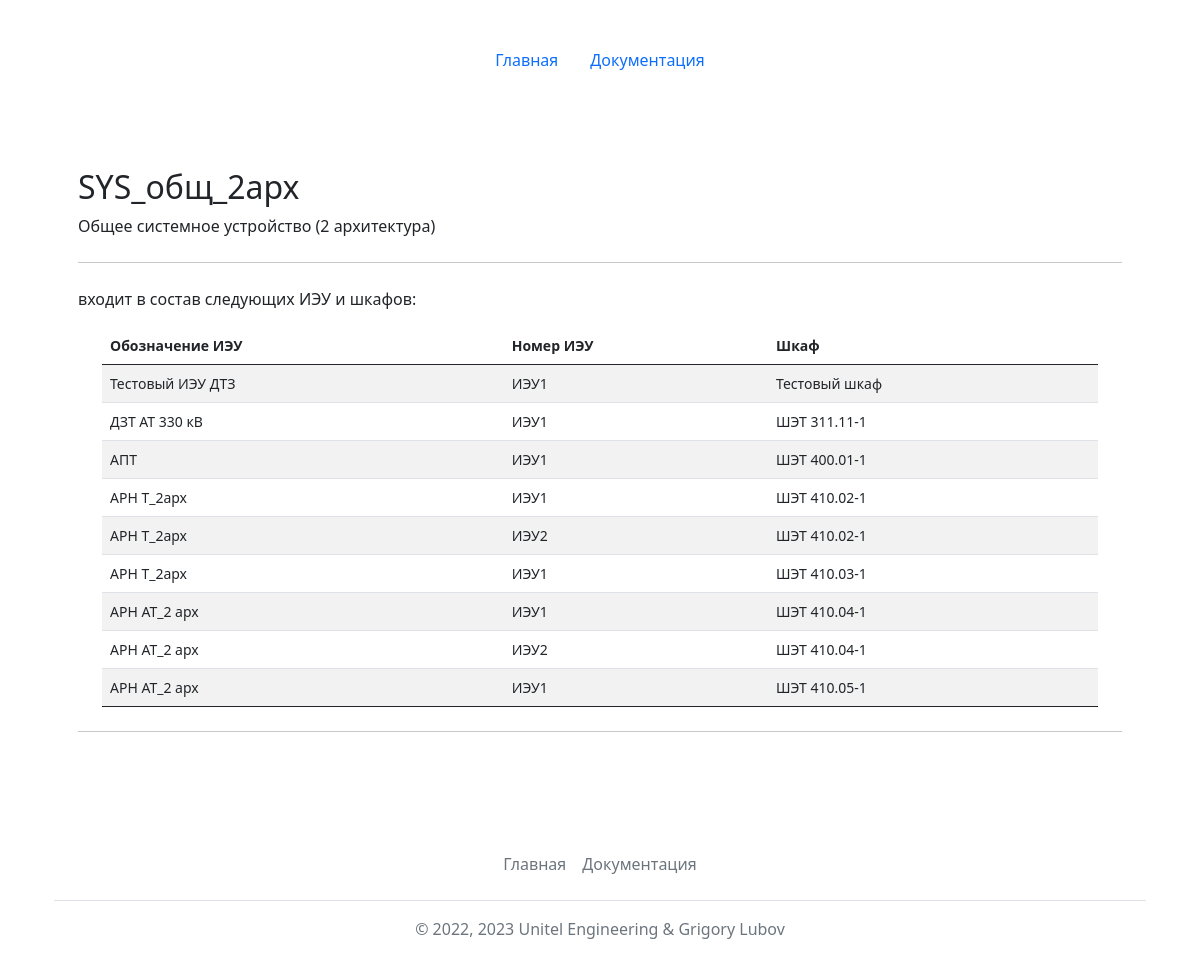
/checkconns/?name=SYS_общ_2арх&type=inst_ld, run on the app's committed database.
### mainapp/models.py (models this page shows, shortened)
class LogicDevices(models.Model):
    id = models.AutoField(primary_key=True)
    name = models.CharField(max_length=128, verbose_name='Обозначение логического устройства', unique=True)
    fb_name = models.CharField(max_length=128, verbose_name='Обозначение функционального блока', unique=True)
    description = models.TextField(max_length=1024, blank=True, verbose_name='Назначение логического устройства (ФБ)')
    def __str__(self):
        return self.name
    class Meta:
        verbose_name = 'Логическое устройство'
        verbose_name_plural = 'Логические устройства'
        ordering = ['name']

class Terminals(models.Model):
    id = models.AutoField(primary_key=True)
    name = models.CharField(max_length=64, verbose_name='Обозначение ИЭУ', unique=True)
    description = models.TextField(max_length=1024, blank=True, verbose_name='Назначение ИЭУ')
    def __str__(self):
        return str(self.name)
    class Meta:
        verbose_name = 'ИЭУ'
        verbose_name_plural = 'ИЭУ'
        ordering = ['name']

class Cabinets(models.Model):
    name = models.CharField(max_length=64, verbose_name='Обозначение шкафа', primary_key=True)
    terminal1 = models.ForeignKey(Terminals, related_name='ied1_set', on_delete=models.PROTECT, verbose_name='ИЭУ1', max_length=64, null=True)
    terminal2 = models.ForeignKey(Terminals, related_name='ied2_set', on_delete=models.PROTECT, verbose_name='ИЭУ2', max_length=64, blank=True, null=True)
    terminal3 = models.ForeignKey(Terminals, related_name='ied3_set', on_delete=models.PROTECT, verbose_name='ИЭУ3', max_length=64, blank=True, null=True)
    description = models.TextField(max_length=1024, verbose_name='Назначение шкафа')
    ready = models.IntegerField(verbose_name='Готовность', default=0)
    class Meta:
        verbose_name = 'Шкаф'
        verbose_name_plural = 'Шкафы'
        ordering = ['name']

### mainapp/views.py (the view, shortened to what this page needs)
# urls.py: path('checkconns/', views.connslntype),
def connslntype(request):
    name = request.GET.get('name')
    type = request.GET.get('type')
    if type == 'ln_type':
        lntype = LogicNodesTypes.objects.get(name=name)
        ln_inst = LogicNodeInstantiated.objects.all().filter(ln_type=lntype.id)
        for inst in ln_inst:
            print(inst.short_name)
        return render(request, 'mainapp/conns.html', {'ln_type': name, 'ln_inst':ln_inst, 'title': 'Потомки типа ЛУ '+str(name)})
    if type == 'inst_ld':
        print('try ld...')
        ld = LogicDevices.objects.get(name=name)
        ld_conns = PhDLDconnections.objects.all().filter(ld=ld.id)
        ied = list()
        for ld_conn in ld_conns:
            terminal1_ieds = Cabinets.objects.all().filter(terminal1=ld_conn.ied)
            for terminal1_ied in terminal1_ieds:
                ied.append({'name':'ИЭУ1', 'ied':str(ld_conn.ied), 'cab':terminal1_ied.name})
            terminal2_ieds = Cabinets.objects.all().filter(terminal2=ld_conn.ied)
            for terminal2_ied in terminal2_ieds:
                ied.append({'name':'ИЭУ2', 'ied':str(ld_conn.ied), 'cab':terminal2_ied.name})
            terminal3_ieds = Cabinets.objects.all().filter(terminal3=ld_conn.ied)
            for terminal3_ied in terminal3_ieds:
                ied.append({'name':'ИЭУ3', 'ied':str(ld_conn.ied), 'cab':terminal3_ied.name})
            ied = sorted(ied, key= lambda x: x['cab'] )
        return render(request, 'mainapp/connsied.html', {'ld': ld, 'ied': ied, 'title': 'Перечень ИЭУ, НКУ для лог. устройства '+str(ld)})
    return HttpResponse('error')

### templates/mainapp/connsied.html (shortened to what this page needs)
{% extends 'base.html' %}
{% block content %}
<main class="container py-5">
        {% if ied %}
        <h2 class="mt-4">{{ld}}</h2>
        <p>{{ld.description}}</p>
        <hr class="my-4">
        <p>входит в состав следующих ИЭУ и шкафов:</p>
        <div class="container small">
         <table class="table table-striped">
            <thead>
                <tr>
                <th scope="col">Обозначение ИЭУ</th>
                <th scope="col">Номер ИЭУ</th>
                <th scope="col">Шкаф</th>
                </tr>
            </thead>
            <tbody>
            {% for item in ied %}
            <tr>
                <td>{{item.ied}}</td>
                <td>{{item.name}}</td>
                <td>{{item.cab}}</td>
            </tr>
            {% endfor %}
            </tbody>
        </table>
        </div>
        <hr class="my-4">
        {% else %}
        <h2 class="mt-4">"{{ld}}" не входит в состав ни одного функционального блока =(</h2>
        {% endif %}
</main>
{% endblock %}

### data on the page
LogicDevices: name "SYS_общ_2арх", description "Общее системное устройство (2 архитектура)"
Terminals: ied "Тестовый ИЭУ ДТЗ"
Cabinets: cab "Тестовый шкаф"
Terminals: ied "ДЗТ АТ 330 кВ"
Cabinets: cab "ШЭТ 311.11-1"
Terminals: ied "АПТ"
Cabinets: cab "ШЭТ 400.01-1"
Terminals: ied "АРН Т_2арх" "АРН Т_2арх" "АРН Т_2арх"
Cabinets: cab "ШЭТ 410.02-1" "ШЭТ 410.02-1"
Cabinets: cab "ШЭТ 410.03-1"
Terminals: ied "АРН АТ_2 арх" "АРН АТ_2 арх" "АРН АТ_2 арх"
Cabinets: cab "ШЭТ 410.04-1" "ШЭТ 410.04-1"
Cabinets: cab "ШЭТ 410.05-1"

### other printed values
{{ item.name }} "ИЭУ1" "ИЭУ1" "ИЭУ1" "ИЭУ1" "ИЭУ2" "ИЭУ1" "ИЭУ1" "ИЭУ2" "ИЭУ1"
